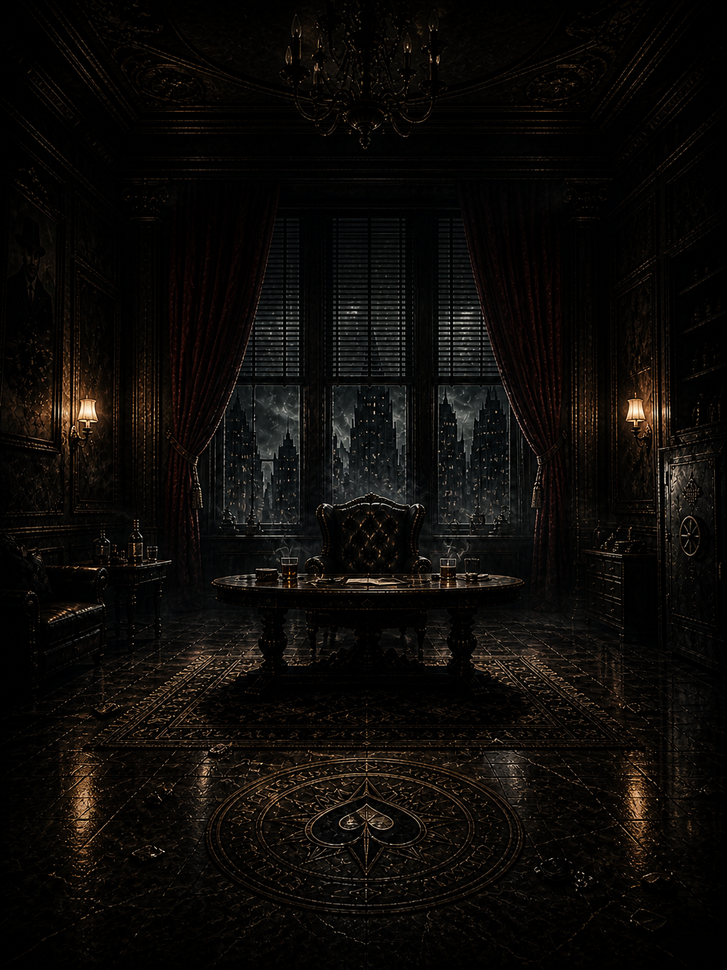
#> input picture img/backgrand.png, 727 x 970 px, shrunk from 1086 x 1448 before the run
$ python strip_white_frame.py ../img/backgrand.png ../img/bottom-nav.png
#> lines starting #> are read from the running program, lines starting #| are printed output that depends on the picture; after the words box and inside, x2 and y2 are one past the last pixel; in counts of white or black regions, pixels touching at a corner belong together
#> in _process_one, img is the input picture: PIL image 727x970 RGB; mean R, G, B 12.9, 10.6, 8.3
"""
Detect and crop the white/light frame around card artwork.

Usage:
    python3 strip_white_frame.py <input_dir> <output_dir>
    python3 strip_white_frame.py path/to/card.png path/to/cleaned.png

Algorithm
---------
1. Convert the image to grayscale.
2. Build a binary mask of "non-frame" pixels — anything significantly
   darker than pure white. The threshold is auto-tuned per image so it
   handles cream/off-white frames as well as pure-white ones.
3. Project that mask onto the X and Y axes and find the first/last
   rows and columns whose dark-pixel ratio crosses a small minimum.
   Those bounds are the inner bounding-box of the actual artwork.
4. Crop to that box and re-save (RGBA preserved, PNG optimized).

The function is intentionally tolerant of vignettes, decorative inner
frames, and slight border-print bleed — it crops to where actual content
begins, not to the first non-white pixel.
"""
from __future__ import annotations
import os, sys, glob
from PIL import Image, ImageOps
import numpy as np


# pixel is "frame" if its grayscale value exceeds this fraction of 255
DEFAULT_WHITE_FRAC = 0.86

# minimum fraction of "non-frame" pixels in a row/column for it to count
# as part of the artwork (filters out one-pixel speckles and JPEG noise)
DEFAULT_CONTENT_RATIO = 0.04

# always leave this many pixels of margin around the cropped box
SAFETY_MARGIN = 2


def _content_bounds(arr: np.ndarray, white_frac: float, ratio: float):
    """Return (top, bottom, left, right) of the content bounding box."""
#> called with white_frac = 0.86, ratio = 0.04
    h, w = arr.shape
#> h = 970; w = 727
    threshold = 255 * white_frac
    content = arr < threshold              # True where pixel is darker than frame
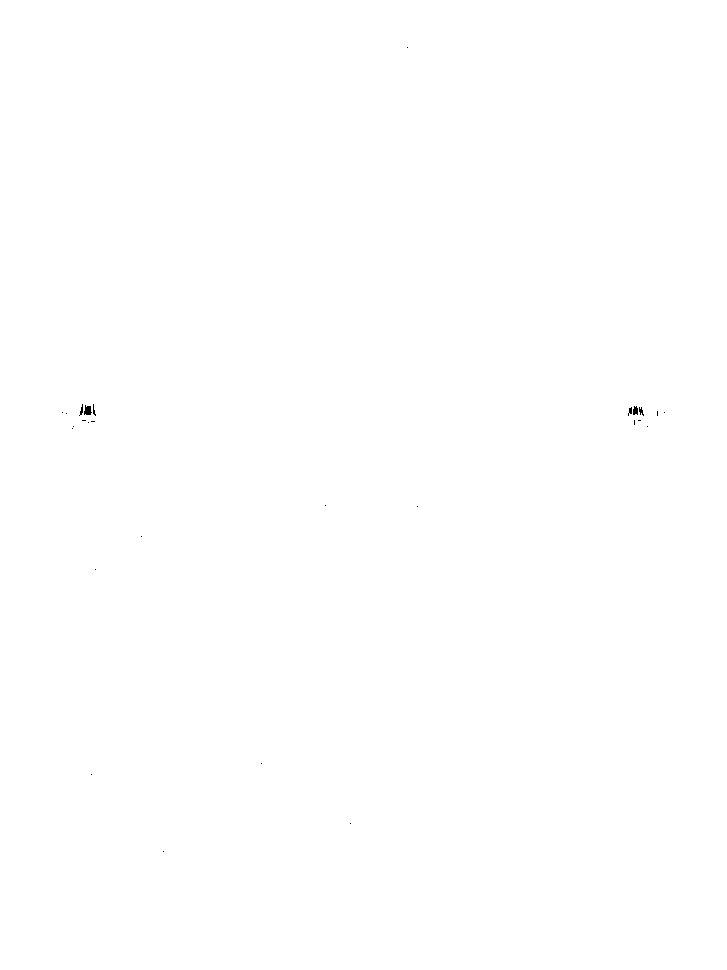
#> content: shape (970, 727) bool; 100% white; 27 black regions (22 under 20 px), largest, box (x1, y1, x2, y2) and area: (84, 405, 92, 415) 58, (633, 406, 638, 415) 37, (639, 407, 644, 416) 24, (79, 404, 83, 416) 22, (628, 407, 632, 416) 21

    rows = content.mean(axis=1)            # per-row content density
#> rows = 970 values, max 1 at index 0, min 0.963 at index 412, mean 1
    cols = content.mean(axis=0)            # per-col content density
#> cols = 727 values, max 1 at index 0, min 0.986 at index 634, mean 1

    # walk inward from each edge until density crosses the ratio
    def _first(arr_1d):
        for i, v in enumerate(arr_1d):
            if v >= ratio:
                return i
#> this loop made 1 pass
#> v on pass 1: 1
        return 0

    def _last(arr_1d):
        for i in range(len(arr_1d) - 1, -1, -1):
            if arr_1d[i] >= ratio:
                return i
        return len(arr_1d) - 1

    top    = max(_first(rows) - SAFETY_MARGIN, 0)
#> top = 0
    bottom = min(_last(rows)  + SAFETY_MARGIN, h - 1)
#> the loop in _last, `for i in range(len(arr_1d) - 1, -1, -1):` made 1 pass
#> i on pass 1: 969
#> bottom = 969
    left   = max(_first(cols) - SAFETY_MARGIN, 0)
#> the loop in _first, `for i, v in enumerate(arr_1d):` made 1 pass
#> left = 0
    right  = min(_last(cols)  + SAFETY_MARGIN, w - 1)
#> the loop in _last, `for i in range(len(arr_1d) - 1, -1, -1):` made 1 pass
#> i on pass 1: 726
#> right = 726
    return top, bottom, left, right


def strip_white_frame(
    img: Image.Image,
    white_frac: float = DEFAULT_WHITE_FRAC,
    content_ratio: float = DEFAULT_CONTENT_RATIO,
    inset_pct: float = 0.0,
) -> Image.Image:
    """Return a new Image with the surrounding white/light frame removed.

    inset_pct
      Additional percentage cropped from each side AFTER the auto-detected
      bbox. Use 0.05–0.08 to chop off an ornate inner decorative frame that
      lives inside the artwork (where there's no actual white margin to
      detect, but the design ends in a printed rectangle).
    """
    rgba = img.convert("RGBA")
    gray = np.asarray(rgba.convert("L"))
    top, bottom, left, right = _content_bounds(gray, white_frac, content_ratio)
#> top = 0; bottom = 969; left = 0; right = 726

    # Sanity guard — if detection fails the bbox might be the full image,
    # in which case we just return the original (no harm done).
    if right - left < gray.shape[1] * 0.5 or bottom - top < gray.shape[0] * 0.5:
        top, bottom, left, right = 0, gray.shape[0] - 1, 0, gray.shape[1] - 1

    if inset_pct > 0:
        h = bottom - top + 1
        w = right - left + 1
        dy = int(h * inset_pct)
        dx = int(w * inset_pct)
        top    += dy
        bottom -= dy
        left   += dx
        right  -= dx

    return rgba.crop((left, top, right + 1, bottom + 1))


def _process_one(in_path: str, out_path: str) -> None:
    img = Image.open(in_path)
    cleaned = strip_white_frame(img)
    os.makedirs(os.path.dirname(out_path) or ".", exist_ok=True)
    cleaned.save(out_path, "PNG", optimize=True)
    pct = (1 - (cleaned.size[0] * cleaned.size[1]) /
                (img.size[0] * img.size[1])) * 100
#> pct = 0
    print(f"  ✓ {os.path.basename(in_path):40s} "
          f"{img.size} → {cleaned.size}  (-{pct:4.1f}%)")
#|   ✓ backgrand.png                            (727, 970) → (727, 970)  (- 0.0%)


def main(argv):
    if len(argv) != 3:
        print(__doc__)
        sys.exit(1)
    src, dst = argv[1], argv[2]

    if os.path.isdir(src):
        os.makedirs(dst, exist_ok=True)
        files = sorted(
            f for f in os.listdir(src)
            if f.lower().endswith((".png", ".jpg", ".jpeg", ".webp"))
        )
        for f in files:
            _process_one(os.path.join(src, f), os.path.join(dst, f))
        print(f"\nDone. {len(files)} image(s) → {dst}")
    else:
        _process_one(src, dst)


if __name__ == "__main__":
    main(sys.argv)
